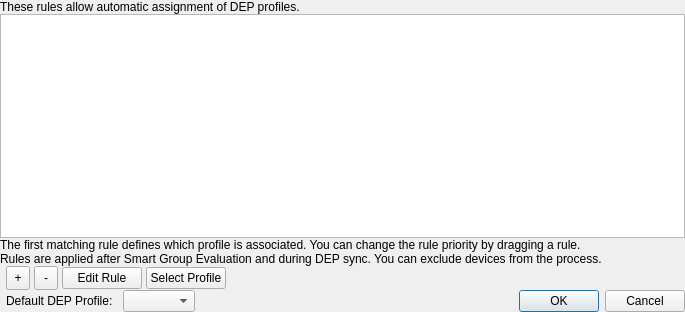
<?xml version="1.0" encoding="UTF-8"?>
<ui version="4.0">
 <class>DepAutoAssignmentDlg</class>
 <widget class="QDialog" name="DepAutoAssignmentDlg">
  <property name="geometry">
   <rect>
    <x>0</x>
    <y>0</y>
    <width>685</width>
    <height>312</height>
   </rect>
  </property>
  <property name="windowTitle">
   <string>Automatic DEP Profile Assignment</string>
  </property>
  <layout class="QVBoxLayout" name="verticalLayout">
   <property name="spacing">
    <number>0</number>
   </property>
   <property name="leftMargin">
    <number>0</number>
   </property>
   <property name="topMargin">
    <number>0</number>
   </property>
   <property name="rightMargin">
    <number>0</number>
   </property>
   <property name="bottomMargin">
    <number>0</number>
   </property>
   <item>
    <widget class="QWidget" name="profileListWidget" native="true">
     <layout class="QVBoxLayout" name="leftLayout">
      <property name="spacing">
       <number>0</number>
      </property>
      <property name="leftMargin">
       <number>0</number>
      </property>
      <property name="topMargin">
       <number>0</number>
      </property>
      <property name="rightMargin">
       <number>0</number>
      </property>
      <property name="bottomMargin">
       <number>0</number>
      </property>
      <item>
       <widget class="QLabel" name="label_2">
        <property name="text">
         <string>These rules allow automatic assignment of DEP profiles.</string>
        </property>
        <property name="margin">
         <number>6</number>
        </property>
       </widget>
      </item>
      <item>
       <widget class="StyledTreeView" name="profileTree">
        <property name="dragEnabled">
         <bool>true</bool>
        </property>
        <property name="dragDropMode">
         <enum>QAbstractItemView::DragDrop</enum>
        </property>
        <property name="defaultDropAction">
         <enum>Qt::LinkAction</enum>
        </property>
        <property name="rootIsDecorated">
         <bool>false</bool>
        </property>
        <property name="itemsExpandable">
         <bool>false</bool>
        </property>
        <attribute name="headerVisible">
         <bool>true</bool>
        </attribute>
       </widget>
      </item>
      <item>
       <widget class="QLabel" name="rulesOrderLabel">
        <property name="text">
         <string>The first matching rule defines which profile is associated. You can change the rule priority by dragging a rule.</string>
        </property>
        <property name="margin">
         <number>4</number>
        </property>
       </widget>
      </item>
      <item>
       <widget class="QLabel" name="label_3">
        <property name="text">
         <string>Rules are applied after Smart Group Evaluation and during DEP sync. You can exclude devices from the process.</string>
        </property>
        <property name="margin">
         <number>4</number>
        </property>
       </widget>
      </item>
      <item>
       <layout class="QHBoxLayout" name="rulesButtonsLayout">
        <property name="spacing">
         <number>4</number>
        </property>
        <property name="leftMargin">
         <number>6</number>
        </property>
        <item>
         <widget class="QToolButton" name="addRuleButton">
          <property name="minimumSize">
           <size>
            <width>24</width>
            <height>24</height>
           </size>
          </property>
          <property name="maximumSize">
           <size>
            <width>24</width>
            <height>24</height>
           </size>
          </property>
          <property name="text">
           <string>+</string>
          </property>
         </widget>
        </item>
        <item>
         <widget class="QToolButton" name="removeRuleButton">
          <property name="minimumSize">
           <size>
            <width>24</width>
            <height>24</height>
           </size>
          </property>
          <property name="maximumSize">
           <size>
            <width>24</width>
            <height>24</height>
           </size>
          </property>
          <property name="text">
           <string>-</string>
          </property>
         </widget>
        </item>
        <item>
         <widget class="QPushButton" name="editRuleButton">
          <property name="text">
           <string>Edit Rule</string>
          </property>
         </widget>
        </item>
        <item>
         <widget class="QPushButton" name="selectProfileButton">
          <property name="text">
           <string>Select Profile</string>
          </property>
         </widget>
        </item>
        <item>
         <spacer name="horizontalSpacer_2">
          <property name="orientation">
           <enum>Qt::Horizontal</enum>
          </property>
          <property name="sizeHint" stdset="0">
           <size>
            <width>0</width>
            <height>0</height>
           </size>
          </property>
         </spacer>
        </item>
       </layout>
      </item>
     </layout>
    </widget>
   </item>
   <item>
    <layout class="QHBoxLayout" name="horizontalLayout_2">
     <property name="leftMargin">
      <number>6</number>
     </property>
     <item>
      <widget class="QLabel" name="label">
       <property name="text">
        <string>Default DEP Profile:</string>
       </property>
      </widget>
     </item>
     <item>
      <spacer name="horizontalSpacer_4">
       <property name="orientation">
        <enum>Qt::Horizontal</enum>
       </property>
       <property name="sizeType">
        <enum>QSizePolicy::Fixed</enum>
       </property>
       <property name="sizeHint" stdset="0">
        <size>
         <width>10</width>
         <height>20</height>
        </size>
       </property>
      </spacer>
     </item>
     <item>
      <widget class="QComboBox" name="defaultProfileComboBox">
       <property name="sizeAdjustPolicy">
        <enum>QComboBox::AdjustToContents</enum>
       </property>
      </widget>
     </item>
     <item>
      <spacer name="horizontalSpacer_3">
       <property name="orientation">
        <enum>Qt::Horizontal</enum>
       </property>
       <property name="sizeHint" stdset="0">
        <size>
         <width>40</width>
         <height>20</height>
        </size>
       </property>
      </spacer>
     </item>
     <item>
      <widget class="QDialogButtonBox" name="buttonBox">
       <property name="orientation">
        <enum>Qt::Horizontal</enum>
       </property>
       <property name="standardButtons">
        <set>QDialogButtonBox::Cancel|QDialogButtonBox::Ok</set>
       </property>
      </widget>
     </item>
    </layout>
   </item>
  </layout>
 </widget>
 <customwidgets>
  <customwidget>
   <class>StyledTreeView</class>
   <extends>QTreeView</extends>
   <header>FileWaveGuiLib/styledviews/styledtreeview.h</header>
  </customwidget>
 </customwidgets>
 <resources/>
 <connections>
  <connection>
   <sender>buttonBox</sender>
   <signal>rejected()</signal>
   <receiver>DepAutoAssignmentDlg</receiver>
   <slot>reject()</slot>
   <hints>
    <hint type="sourcelabel">
     <x>316</x>
     <y>260</y>
    </hint>
    <hint type="destinationlabel">
     <x>286</x>
     <y>274</y>
    </hint>
   </hints>
  </connection>
  <connection>
   <sender>buttonBox</sender>
   <signal>accepted()</signal>
   <receiver>DepAutoAssignmentDlg</receiver>
   <slot>accept()</slot>
   <hints>
    <hint type="sourcelabel">
     <x>248</x>
     <y>254</y>
    </hint>
    <hint type="destinationlabel">
     <x>157</x>
     <y>274</y>
    </hint>
   </hints>
  </connection>
 </connections>
</ui>
